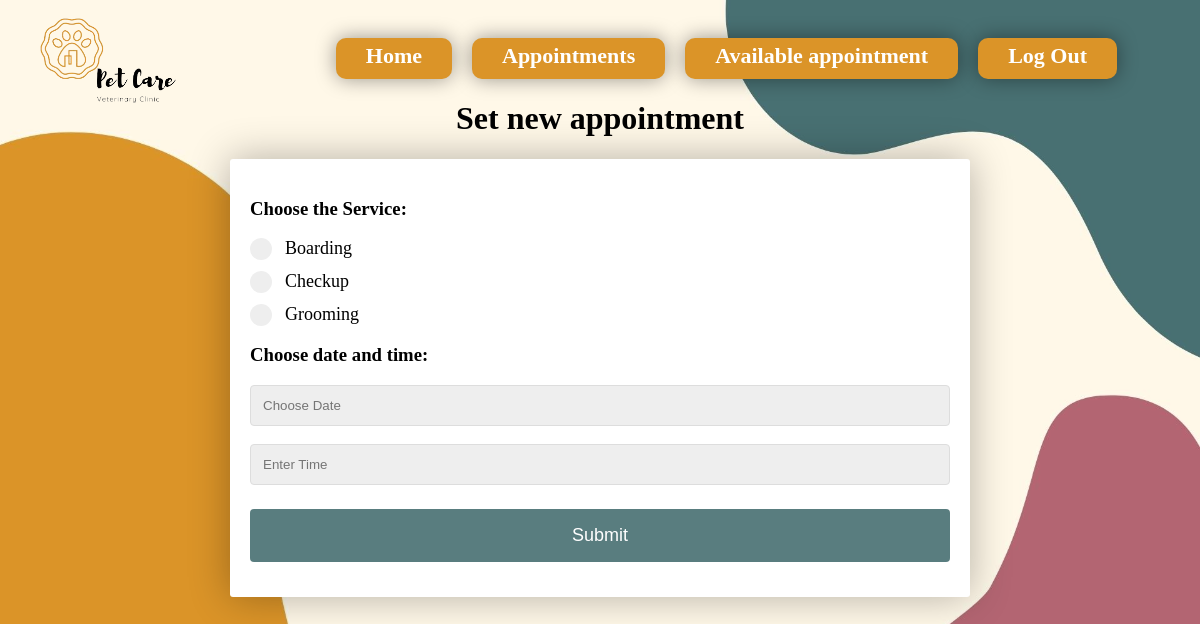
Screenshot of /setAppoint.php (signed in) with the database file from the repository.
### tables this page shows
CREATE TABLE `service` (
  `name` varchar(100) NOT NULL,
  `photo` varchar(100) NOT NULL,
  `description` varchar(300) NOT NULL,
  `price` int(4) NOT NULL,
  `Vemail` varchar(100) NOT NULL DEFAULT 'veterinary@gmail.com'
);

### setAppoint.php (the view, shortened to what this page needs)
<!DOCTYPE html>
<html lang="en">
<head>
    <link rel="stylesheet" href="Style.css">
    <link rel="stylesheet" href="//code.jquery.com/ui/1.12.1/themes/base/jquery-ui.css">
    <link rel="stylesheet" href="//cdnjs.cloudflare.com/ajax/libs/timepicker/1.3.5/jquery.timepicker.min.css">
</head>
<body>
  <div class="grid">
    <div class="nav-bar-logn">
    <ul id="ullogin">
      <li><img src="logo.png" alt="logo" class="nav-bar-logo" ></li>
      <li class="nav-bar-item-logn" id="activelogn"><a href="home%20page.php">Log Out</a></li>
      <li class="nav-bar-item-logn" id="activelogn"><a href="viewApp.php">Available appointment</a></li>
        <li class="nav-bar-item-logn" id="activelogn"><a href="manage%20appointments.php">Appointments</a></li>
        <li class="nav-bar-item-logn" id="activelogn"><a href="home%20page-manger.php">Home</a></li>
      </ul>
</div>
</div>
    <form method="post" action="#">
      <h1 class="hReq">Set new appointment</h1>
      <div id="divReq">
        <h3> Choose the Service:</h3>
          <?php
      if ( !( $database = mysqli_connect( "localhost", "root", "" ) ) )
        die( "<p>Could not connect to database</p>" );
       $sql2 = "SELECT * FROM `service`;";
       $result = mysqli_query($database, $sql2);
       if ($result) {
           while ($data = mysqli_fetch_row($result)) {
               Print "<label class='container-pet'><input type='radio' name='ChooseService' value='$data[0]'>$data[0]<span class='checkmark'></span></label>";
            }
        }
          ?>
          <h3>Choose date and time:</h3>
          <div class="form__input-group">
            <input type="text" id="date" class="form__input" placeholder="Choose Date" name="dateM" required>
              <br>
            <input type="text" class="form__input" placeholder="Enter Time" name="TimeM" id="timr" required>
        </div>
        <div class="buttonss">
          <button type="submit" class="registerbtn" name="setAppoi">Submit</button>
        </div>
        </div>
    </form>
</body>
</html>

### Style.css (style rules this page uses)
body { background: url(./pet.jpg); background-size: cover; }
.form__input-group { margin-bottom: 1rem; }
.form__input { display: block; width: 100%; padding: 0.75rem; box-sizing: border-box; border-radius:4px; border: 1px solid #dddddd; outline: none; background: #eeeeee; transition: background 0.2s, border-color 0.2s; }
.registerbtn { background-color: #486F72; color: white; padding: 16px 20px; margin: 8px 0; border: none; cursor: pointer; width: 100%; opacity: 0.9; font-size: large; border-radius: 4px; }
.container-pet { display: block; position: relative; padding-left: 35px; margin-bottom: 12px; cursor: pointer; font-size: 18px; -webkit-user-select: none; -moz-user-select: none; -ms-user-select: none; user-select: none; }
.checkmark { position: absolute; top: 0; left: 0; height: 22px; width: 22px; background-color: #eee; border-radius: 50%; }
.checkmark:after { content: ""; position: absolute; display: none; }
.container-pet .checkmark:after { top: 7.9px; left:7.9px; width: 6.9px; height: 6.9px; border-radius: 50%; background: white; }
#divReq { padding: 20px; position: relative; margin: 1% auto; left: 0%; right:0; background: white; border-radius: 3px; width: 700px; box-shadow: 0 0 40px rgba(0, 0, 0, 0.3); }
.buttonss { padding: 0; position: relative; margin: 1% auto; left: 0%; right:0; border-radius: 3px; width: 700px; }
#ullogin { list-style-type: none; padding: 0; margin: 30px 55px 0; }
li { float: right; }
li a { text-decoration: none; color: #fff; font-weight: bold; }
.nav-bar-logn { grid-area: header; }
.nav-bar-item-logn { background-color:#DB9428; text-align: center; padding: 10px 30px; padding-top: 5px; border-radius: 10px; margin-right: 20px; font-size: 22px; }
#activelogn { background-color: #DB9428; }
.nav-bar-item-logn:not(:first-of-type) { background-color: #DB9428; transition: transform .3s; box-shadow: 0 0 20px rgba(0, 0, 0, 0.4); }
.hReq { text-align: center; }
.grid { display: grid; }
.nav-bar-logo { width: 12%; position: absolute; top: 2%; right: 85%; }

### rows the page displays
service: name "Boarding"
service: name "Checkup"
service: name "Grooming"
